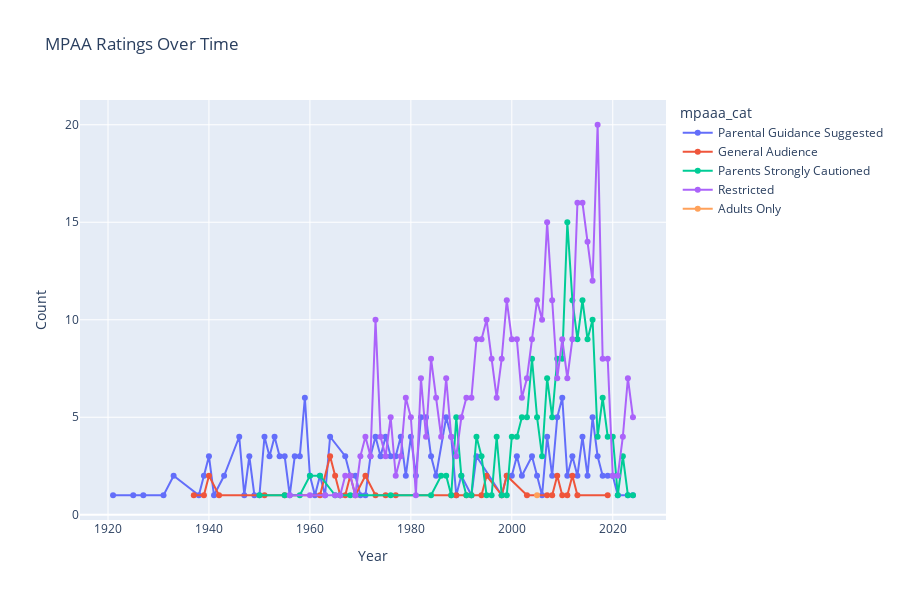

This figure's notebook cell:
### Code cell
fig = px.line(mpaa_over_time, x='film_year', y='count', color='mpaaa_cat', markers= "point" ,title='MPAA Ratings Over Time', height=600)
fig.update_layout(xaxis_title='Year', yaxis_title='Count')

### Figure 1 — Plotly figure (JSON) as saved in the notebook; plotly's stock layout.template omitted (floating-point values rounded to 4 significant figures)
{"data": [{"hovertemplate": "mpaaa_cat=Parental Guidance Suggested<br>film_year=%{x}<br>count=%{y}<extra></extra>", "legendgroup": "Parental Guidance Suggested", "line": {"color": "#636efa", "dash": "solid"}, "marker": {"symbol": "circle"}, "mode": "lines+markers", "name": "Parental Guidance Suggested", "orientation": "v", "showlegend": true, "type": "scatter", "x": [1921, 1925, 1927, 1931, 1933, 1938, 1939, 1940, 1941, 1943, 1946, 1947, 1948, 1949, 1950, 1951, 1952, 1953, 1954, 1955, 1956, 1957, 1958, 1959, 1960, 1961, 1962, 1963, 1964, 1967, 1968, 1969, 1970, 1971, 1972, 1973, 1974, 1975, 1976, 1977, 1978, 1979, 1980, 1981, 1982, 1983, 1984, 1985, 1987, 1988, 1989, 1990, 1992, 1993, 1998, 1999, 2000, 2001, 2002, 2004, 2005, 2006, 2007, 2008, 2009, 2010, 2011, 2012, 2013, 2014, 2015, 2016, 2017, 2018, 2019, 2020, 2021, 2023, 2024], "xaxis": "x", "y": [1, 1, 1, 1, 2, 1, 2, 3, 1, 2, 4, 1, 3, 1, 1, 4, 3, 4, 3, 3, 1, 3, 3, 6, 2, 1, 2, 1, 4, 3, 2, 2, 1, 1, 3, 4, 3, 4, 3, 3, 4, 2, 4, 2, 5, 5, 3, 2, 5, 4, 1, 2, 1, 3, 1, 2, 2, 3, 2, 3, 2, 1, 4, 2, 5, 6, 2, 3, 2, 4, 2, 5, 3, 2, 2, 2, 1, 1, 1], "yaxis": "y"}, {"hovertemplate": "mpaaa_cat=General Audience<br>film_year=%{x}<br>count=%{y}<extra></extra>", "legendgroup": "General Audience", "line": {"color": "#EF553B", "dash": "solid"}, "marker": {"symbol": "circle"}, "mode": "lines+markers", "name": "General Audience", "orientation": "v", "showlegend": true, "type": "scatter", "x": [1937, 1939, 1940, 1942, 1951, 1955, 1962, 1964, 1965, 1966, 1967, 1968, 1969, 1971, 1973, 1975, 1977, 1988, 1989, 1991, 1992, 1994, 1995, 1998, 1999, 2003, 2007, 2008, 2009, 2010, 2011, 2012, 2013, 2019], "xaxis": "x", "y": [1, 1, 2, 1, 1, 1, 1, 3, 2, 1, 1, 2, 1, 2, 1, 1, 1, 1, 1, 1, 1, 1, 2, 1, 2, 1, 1, 1, 2, 1, 1, 2, 1, 1], "yaxis": "y"}, {"hovertemplate": "mpaaa_cat=Parents Strongly Cautioned<br>film_year=%{x}<br>count=%{y}<extra></extra>", "legendgroup": "Parents Strongly Cautioned", "line": {"color": "#00cc96", "dash": "solid"}, "marker": {"symbol": "circle"}, "mode": "lines+markers", "name": "Parents Strongly Cautioned", "orientation": "v", "showlegend": true, "type": "scatter", "x": [1950, 1955, 1958, 1960, 1962, 1965, 1966, 1968, 1976, 1984, 1986, 1987, 1988, 1989, 1990, 1991, 1992, 1993, 1994, 1995, 1996, 1997, 1998, 1999, 2000, 2001, 2002, 2003, 2004, 2005, 2006, 2007, 2008, 2009, 2010, 2011, 2012, 2013, 2014, 2015, 2016, 2017, 2018, 2019, 2020, 2021, 2022, 2023, 2024], "xaxis": "x", "y": [1, 1, 1, 2, 2, 1, 1, 1, 1, 1, 2, 2, 1, 5, 2, 1, 1, 4, 3, 1, 1, 4, 1, 1, 4, 4, 5, 5, 8, 5, 3, 7, 5, 8, 8, 15, 11, 9, 11, 9, 10, 4, 6, 4, 4, 1, 3, 1, 1], "yaxis": "y"}, {"hovertemplate": "mpaaa_cat=Restricted<br>film_year=%{x}<br>count=%{y}<extra></extra>", "legendgroup": "Restricted", "line": {"color": "#ab63fa", "dash": "solid"}, "marker": {"symbol": "circle"}, "mode": "lines+markers", "name": "Restricted", "orientation": "v", "showlegend": true, "type": "scatter", "x": [1956, 1960, 1963, 1965, 1966, 1967, 1968, 1969, 1970, 1971, 1972, 1973, 1974, 1975, 1976, 1977, 1978, 1979, 1980, 1981, 1982, 1983, 1984, 1985, 1986, 1987, 1988, 1989, 1990, 1991, 1992, 1993, 1994, 1995, 1996, 1997, 1998, 1999, 2000, 2001, 2002, 2003, 2004, 2005, 2006, 2007, 2008, 2009, 2010, 2011, 2012, 2013, 2014, 2015, 2016, 2017, 2018, 2019, 2020, 2021, 2022, 2023, 2024], "xaxis": "x", "y": [1, 1, 1, 1, 1, 2, 2, 1, 3, 4, 3, 10, 4, 3, 5, 2, 3, 6, 5, 1, 7, 4, 8, 6, 4, 7, 4, 3, 5, 6, 6, 9, 9, 10, 8, 6, 8, 11, 9, 9, 6, 7, 9, 11, 10, 15, 11, 7, 9, 7, 9, 16, 16, 14, 12, 20, 8, 8, 2, 2, 4, 7, 5], "yaxis": "y"}, {"hovertemplate": "mpaaa_cat=Adults Only<br>film_year=%{x}<br>count=%{y}<extra></extra>", "legendgroup": "Adults Only", "line": {"color": "#FFA15A", "dash": "solid"}, "marker": {"symbol": "circle"}, "mode": "lines+markers", "name": "Adults Only", "orientation": "v", "showlegend": true, "type": "scatter", "x": [2005], "xaxis": "x", "y": [1], "yaxis": "y"}], "layout": {"height": 600, "legend": {"title": {"text": "mpaaa_cat"}, "tracegroupgap": 0}, "title": {"text": "MPAA Ratings Over Time"}, "xaxis": {"anchor": "y", "domain": [0, 1], "title": {"text": "Year"}}, "yaxis": {"anchor": "x", "domain": [0, 1], "title": {"text": "Count"}}}}
